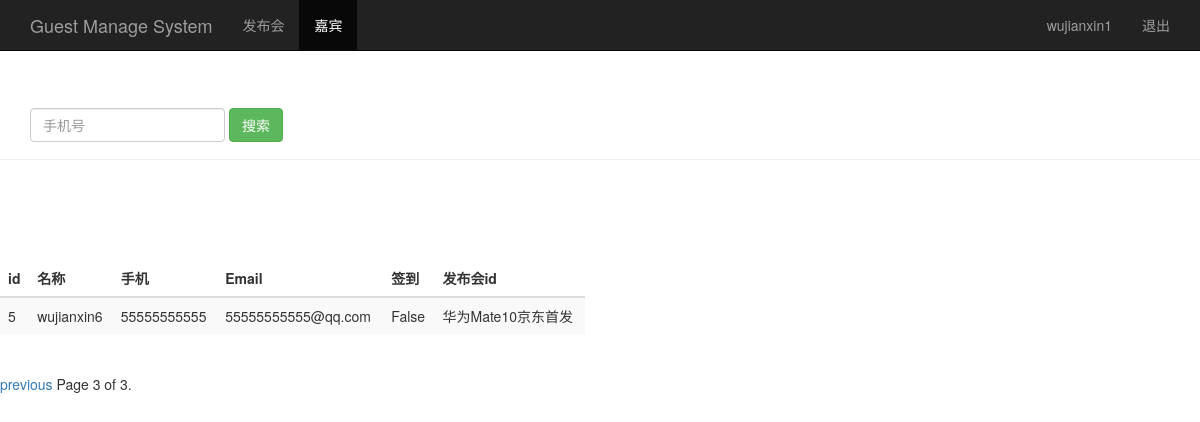
The app's page /search_phone/?page=3 (signed in) with its own data.
### sign/models.py (models this page shows, shortened)
class Guest(models.Model):
    event = models.ForeignKey(Event)  # 关联发布会id
    realname = models.CharField(max_length=64)  # 姓名
    phone = models.CharField(max_length=16)  # 手机号
    email = models.EmailField()  # 邮箱
    sign = models.BooleanField()  # 签到状态
    create_time = models.DateTimeField(auto_now=True)  # 创建时间（自动获取当前时间）
    class Meta:
        unique_together = ('phone', 'event')

class Event(models.Model):
    name = models.CharField(max_length=100)  # 发布会标题
    limit = models.IntegerField()  # 限制人数
    status = models.BooleanField()  # 状态
    address = models.CharField(max_length=200)  # 地址
    start_time = models.DateTimeField('events time')  # 发布会时间
    create_time = models.DateTimeField(auto_now=True)  # 创建时间（自动获取当前时间）
    def __str__(self):
        return self.name

### sign/views.py (the view)
# urls.py: url(r'^search_phone/$', views.search_phone),
@login_required
def search_phone(request):
    username = request.session.get('user', '')
    search_phone = request.GET.get('phone', '')
    guest_list = Guest.objects.filter(phone__contains=search_phone)
    paginator = Paginator(guest_list, 2)
    page = request.GET.get('page')
    try:
        contacts = paginator.page(page)
    except PageNotAnInteger:
        contacts = paginator.page(1)
    except EmptyPage:
        contacts = paginator.page(paginator.num_pages)
    return render(request, "guest_manage.html", {"user": username, "guests": contacts})

### sign/templates/guest_manage.html (shortened to what this page needs)
<!DOCTYPE html>
<html>
<head>
    {% load bootstrap3 %}
    {% bootstrap_css %}
</head>
<body role="document">
<nav class="navbar navbar-inverse navbar-fixed-top">
    <div class="container">
        <div class="navbar-header">
            <a class="navbar-brand" href="/event_manage/">Guest Manage System</a>
        </div>
        <div id="navbar" class="collapse navbar-collapse">
            <ul class="nav navbar-nav">
                <li><a a href="/event_manage/">发布会</a></li>
                <li class="active"><a href="#">嘉宾</a></li>
            </ul>
            <ul class="nav navbar-nav navbar-right">
                <li><a href="#">{{user}}</a></li>
                <li><a href="/logout/">退出</a></li>
            </ul>
        </div>
    </div>
</nav>
<div class="page-header" style="padding-top:60px">
    <div id="navbar" class="navbar-collapse collapse">
        <form class="navbar-form" method="get" action="/search_phone/">
            <div class="form-group">
                <input name="phone" type="text" placeholder="手机号" class="form-control">
            </div>
            <button type="submit" class="btn btn-success">搜索</button>
        </form>
    </div>
</div>
<div class="row" style="padding-top:80px;">
    <div class="col-md-6">
        <table class="table table-striped">
            <thead>
            <tr>
                <th>id</th>
                <th>名称</th>
                <th>手机</th>
                <th>Email</th>
                <th>签到</th>
                <th>发布会id</th>
            </tr>
            </thead>
            <tbody>
            {% for guest in guests %}
            <tr>
                <td>{{ guest.id }}</td>
                <td>{{ guest.realname }}</td>
                <td>{{ guest.phone }}</td>
                <td>{{ guest.email }}</td>
                <td>{{ guest.sign }}</td>
                <td>{{ guest.event }}</td>
            </tr>
            {% endfor %}
            </tbody>
        </table>
    </div>
</div>
<div class="pagination">
      <span class="step-links">
        {% if guests.has_previous %}
          <a href="?page={{ guests.previous_page_number }}">previous</a>
        {% endif %}
          <span class="current">
            Page {{ guests.number }} of {{ guests.paginator.num_pages }}.
          </span>
      </span>
</div>
</body>
</html>

### records on screen
Guest: id "5", realname "wujianxin6", phone "55555555555", email "55555555555@qq.com", sign "False", event "华为Mate10京东首发"

### other values on screen
{{ user }} "wujianxin1"
{{ guests.number }} "3"
{{ guests.paginator.num_pages }} "3"
